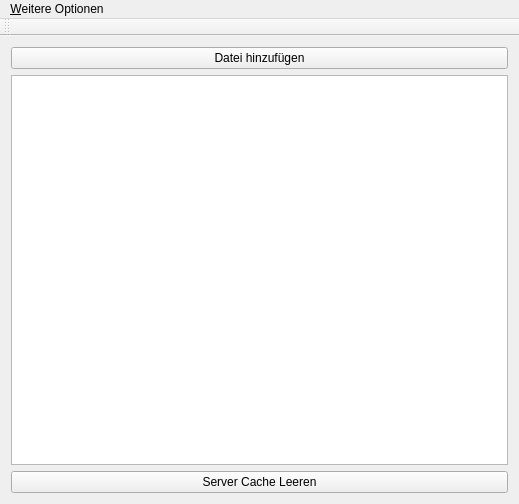
<?xml version="1.0" encoding="UTF-8"?>
<ui version="4.0">
 <class>MainWindow</class>
 <widget class="QMainWindow" name="MainWindow">
  <property name="geometry">
   <rect>
    <x>0</x>
    <y>0</y>
    <width>519</width>
    <height>504</height>
   </rect>
  </property>
  <property name="windowTitle">
   <string>MainWindow</string>
  </property>
  <widget class="QWidget" name="centralWidget">
   <layout class="QGridLayout" name="gridLayout">
    <item row="0" column="0">
     <widget class="QPushButton" name="pushButton">
      <property name="text">
       <string>Datei hinzufügen</string>
      </property>
     </widget>
    </item>
    <item row="1" column="0">
     <widget class="QTableWidget" name="tableWidget"/>
    </item>
    <item row="2" column="0">
     <widget class="QPushButton" name="flushCacheButton">
      <property name="text">
       <string>Server Cache Leeren</string>
      </property>
     </widget>
    </item>
   </layout>
  </widget>
  <widget class="QMenuBar" name="menuBar">
   <property name="geometry">
    <rect>
     <x>0</x>
     <y>0</y>
     <width>519</width>
     <height>20</height>
    </rect>
   </property>
   <widget class="QMenu" name="menuKonfiguration">
    <property name="title">
     <string>&amp;Weitere Optionen</string>
    </property>
   </widget>
   <addaction name="menuKonfiguration"/>
  </widget>
  <widget class="QToolBar" name="mainToolBar">
   <attribute name="toolBarArea">
    <enum>TopToolBarArea</enum>
   </attribute>
   <attribute name="toolBarBreak">
    <bool>false</bool>
   </attribute>
  </widget>
  <action name="actionServer">
   <property name="text">
    <string>&amp;Server</string>
   </property>
  </action>
  <action name="actionStandards">
   <property name="text">
    <string>Sta&amp;ndards</string>
   </property>
  </action>
 </widget>
 <layoutdefault spacing="6" margin="11"/>
 <resources/>
 <connections/>
</ui>
